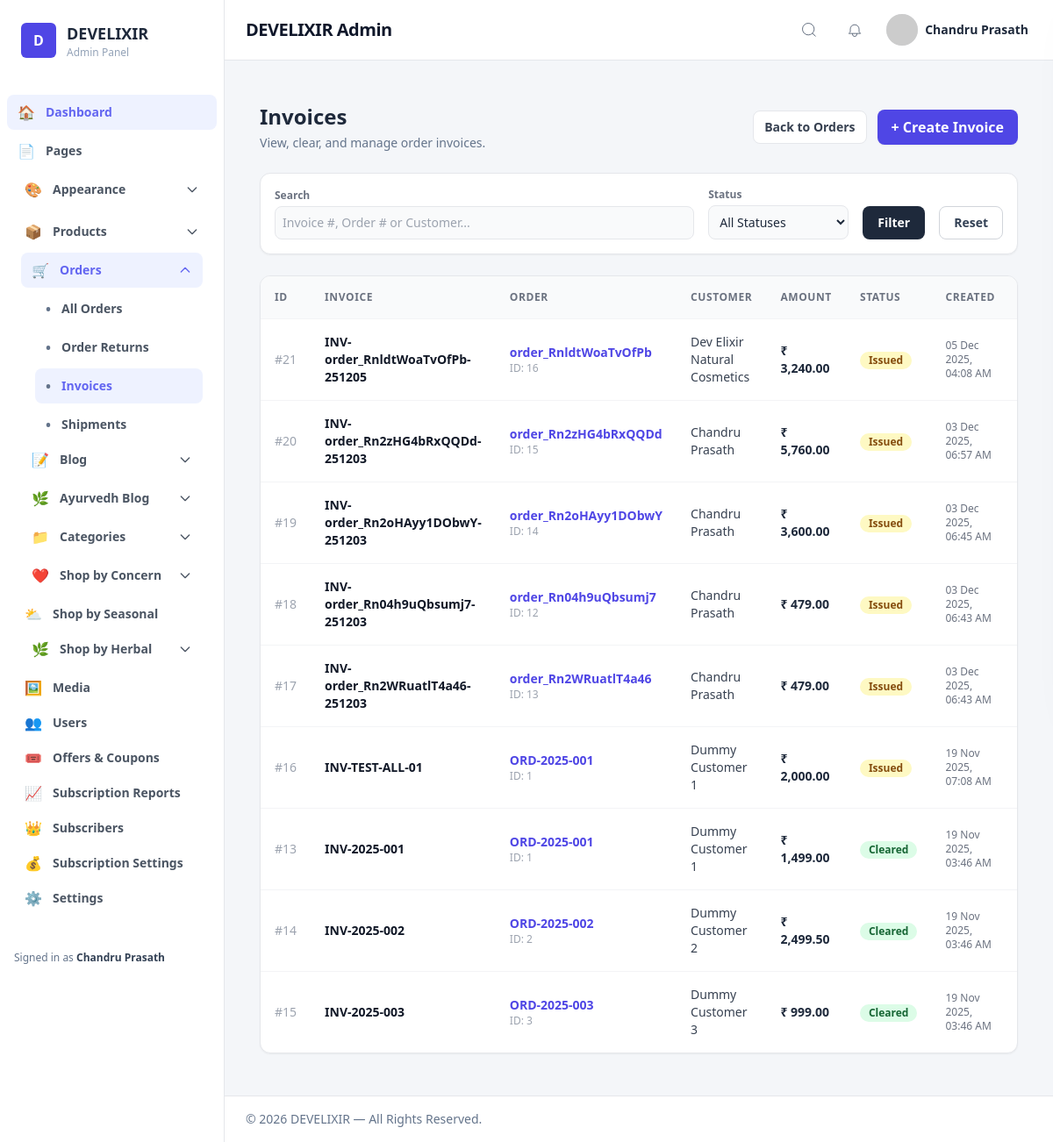
Page /admin/invoices.php (signed in) on the committed database.
### tables this page shows
CREATE TABLE `invoices` (
  `id` bigint(20) UNSIGNED NOT NULL,
  `invoice_number` varchar(64) NOT NULL,
  `order_id` int(10) UNSIGNED NOT NULL,
  `amount` decimal(12,2) NOT NULL DEFAULT 0.00,
  `status` enum('issued','cleared') NOT NULL DEFAULT 'issued',
  `created_by` int(11) DEFAULT NULL,
  `created_at` datetime NOT NULL DEFAULT current_timestamp(),
  `cleared_at` datetime DEFAULT NULL,
  `discount` decimal(12,2) DEFAULT 0.00,
  `other_discount` decimal(12,2) DEFAULT 0.00,
  `shipping_charge` decimal(12,2) DEFAULT 0.00,
  `tax_rate` decimal(6,2) DEFAULT 0.00,
  `tax_amount` decimal(12,2) DEFAULT NULL,
  `other_fees` decimal(12,2) DEFAULT 0.00,
  `pdf_file` varchar(255) DEFAULT NULL
);

CREATE TABLE `orders` (
  `id` int(10) UNSIGNED NOT NULL,
  `user_id` int(10) UNSIGNED DEFAULT NULL,
  `total` decimal(10,2) NOT NULL DEFAULT 0.00,
  `coupon_code` varchar(50) DEFAULT NULL,
  `coupon_discount` decimal(10,2) DEFAULT 0.00,
  `status` varchar(50) DEFAULT 'processing',
  `payment_status` varchar(50) DEFAULT 'pending',
  `created_at` timestamp NULL DEFAULT current_timestamp(),
  `total_amount` decimal(10,2) NOT NULL DEFAULT 0.00,
  `shipping_charge` decimal(10,2) DEFAULT 0.00,
  `tax_amount` decimal(10,2) DEFAULT 0.00,
  `order_number` varchar(100) DEFAULT NULL,
  `customer_name` varchar(255) DEFAULT NULL,
  `customer_address` text DEFAULT NULL,
  `order_status` varchar(50) DEFAULT 'pending'
);

### admin/invoices.php (the view, shortened to what this page needs)
<?php
require_once __DIR__ . '/../includes/db.php';
include __DIR__ . '/layout/header.php';
$q = trim($_GET['q'] ?? '');
$page = max(1, (int)($_GET['page'] ?? 1));
$perPage = 20;
$where = [];
$whereSql = $where ? implode(' AND ', $where) : '1=1';
$offset = ($page - 1) * $perPage;
try {
    $sql = "SELECT i.id, i.invoice_number, i.amount, i.status, i.created_at, i.cleared_at,
                   o.id AS order_id, o.order_number, o.customer_name
            FROM invoices i
            JOIN orders o ON i.order_id = o.id
            WHERE {$whereSql}
            ORDER BY i.created_at DESC
            LIMIT :limit OFFSET :offset";
    $stmt = $pdo->prepare($sql);
    $stmt->bindValue(':limit', (int)$perPage, PDO::PARAM_INT);
    $stmt->bindValue(':offset', (int)$offset, PDO::PARAM_INT);
    $stmt->execute();
    $invoices = $stmt->fetchAll(PDO::FETCH_ASSOC);
} catch (Exception $e) {
    $invoices = [];
}
?>
<div class="max-w-[1200px] mx-auto py-6 px-4">
    <div class="flex items-center justify-between mb-6">
        <div>
            <h1 class="text-2xl font-extrabold text-slate-800">Invoices</h1>
            <p class="text-sm text-slate-500 mt-1">View, clear, and manage order invoices.</p>
        </div>
        <div class="flex items-center gap-3">
            <a href="orders.php" class="px-3 py-2 bg-white border border-gray-200 text-gray-700 rounded-lg text-sm font-semibold hover:shadow-sm">Back to Orders</a>
            <a href="invoice_create.php" class="px-4 py-2 bg-indigo-600 text-white rounded-lg hover:bg-indigo-700 transition shadow-sm font-semibold">
                + Create Invoice
            </a>
        </div>
    </div>
    <div class="bg-white p-4 rounded-xl border border-gray-200 shadow-sm mb-6">
        <form method="get" class="flex flex-wrap gap-4 items-end">
            <div class="flex-1 min-w-[200px]">
                <label class="block text-xs font-semibold text-gray-500 mb-1">Search</label>
                <input type="search" name="q" value="<?= htmlspecialchars($q) ?>" class="w-full p-2 border rounded-lg text-sm bg-gray-50 focus:bg-white focus:ring-2 focus:ring-indigo-100 outline-none" placeholder="Invoice #, Order # or Customer...">
            </div>
            <div class="w-40">
                <label class="block text-xs font-semibold text-gray-500 mb-1">Status</label>
                <select name="status" class="w-full p-2 border rounded-lg text-sm bg-gray-50 focus:bg-white">
                    <option value="">All Statuses</option>
                </select>
            </div>
            <button type="submit" class="px-4 py-2 bg-slate-800 text-white rounded-lg text-sm font-semibold hover:bg-slate-900 border border-transparent">
                Filter
            </button>
            <a href="invoices.php" class="px-4 py-2 bg-white border border-gray-300 text-slate-700 rounded-lg text-sm font-semibold hover:bg-gray-50">
                Reset
            </a>
        </form>
    </div>
    <div class="bg-white border border-gray-200 rounded-xl shadow-sm overflow-hidden">
        <div class="overflow-x-auto">
            <table class="w-full text-left text-sm divide-y divide-gray-100">
                <thead class="bg-gray-50 text-gray-500 font-semibold text-xs uppercase tracking-wider">
                    <tr>
                        <th class="p-4 w-16">ID</th>
                        <th class="p-4">Invoice</th>
                        <th class="p-4">Order</th>
                        <th class="p-4">Customer</th>
                        <th class="p-4">Amount</th>
                        <th class="p-4">Status</th>
                        <th class="p-4">Created</th>
                        <th class="p-4 text-right">Actions</th>
                    </tr>
                </thead>
                <tbody class="divide-y divide-gray-100">
                    <?php if (empty($invoices)): ?>
                        <tr><td colspan="8" class="p-8 text-center text-gray-500">No invoices found.</td></tr>
                    <?php else: foreach ($invoices as $inv): ?>
                        <tr class="hover:bg-gray-50 group">
                            <td class="p-4 text-gray-400">#<?= (int)$inv['id'] ?></td>
                            <td class="p-4">
                                <div class="font-bold text-gray-900"><?= htmlspecialchars($inv['invoice_number']) ?></div>
                            </td>
                            <td class="p-4">
                                <a href="order_view.php?id=<?= (int)$inv['order_id'] ?>" class="font-semibold text-indigo-600 hover:text-indigo-800"><?= htmlspecialchars($inv['order_number']) ?></a>
                                <div class="text-xs text-gray-400">ID: <?= (int)$inv['order_id'] ?></div>
                            </td>
                            <td class="p-4 text-gray-700"><?= htmlspecialchars($inv['customer_name']) ?></td>
                            <td class="p-4 font-bold text-slate-800">₹ <?= number_format($inv['amount'], 2) ?></td>
                            <td class="p-4">
                                <?php if ($inv['status'] === 'cleared'): ?>
                                    <span class="inline-flex items-center px-2.5 py-0.5 rounded-full text-xs font-bold bg-green-100 text-green-800">Cleared</span>
                                <?php else: ?>
                                    <span class="inline-flex items-center px-2.5 py-0.5 rounded-full text-xs font-bold bg-yellow-100 text-yellow-800">Issued</span>
                                <?php endif; ?>
                            </td>
                            <td class="p-4 text-gray-500 text-xs"><?= htmlspecialchars(date('d M Y, h:i A', strtotime($inv['created_at']))) ?></td>
                            <td class="p-4 text-right">
                            </td>
                        </tr>
                    <?php endforeach; endif; ?>
                </tbody>
            </table>
        </div>
    </div>
</div>
<?php include __DIR__ . '/layout/footer.php'; ?>

### admin/layout/header.php (style rules this page uses)
body { background: #f4f6f9; }

### rows in the picture
invoices: id "21", invoice_number "INV-order_RnldtWoaTvOfPb-251205", order.order_number "order_RnldtWoaTvOfPb", order "16", order.customer_name "Dev Elixir Natural Cosmetics", amount "3,240.00", status "Issued", created_at "05 Dec 2025, 04:08 AM"
invoices: id "20", invoice_number "INV-order_Rn2zHG4bRxQQDd-251203", order.order_number "order_Rn2zHG4bRxQQDd", order "15", order.customer_name "Chandru Prasath", amount "5,760.00", status "Issued", created_at "03 Dec 2025, 06:57 AM"
invoices: id "19", invoice_number "INV-order_Rn2oHAyy1DObwY-251203", order.order_number "order_Rn2oHAyy1DObwY", order "14", order.customer_name "Chandru Prasath", amount "3,600.00", status "Issued", created_at "03 Dec 2025, 06:45 AM"
invoices: id "18", invoice_number "INV-order_Rn04h9uQbsumj7-251203", order.order_number "order_Rn04h9uQbsumj7", order "12", order.customer_name "Chandru Prasath", amount "479.00", status "Issued", created_at "03 Dec 2025, 06:43 AM"
invoices: id "17", invoice_number "INV-order_Rn2WRuatlT4a46-251203", order.order_number "order_Rn2WRuatlT4a46", order "13", order.customer_name "Chandru Prasath", amount "479.00", status "Issued", created_at "03 Dec 2025, 06:43 AM"
invoices: id "16", invoice_number "INV-TEST-ALL-01", order.order_number "ORD-2025-001", order "1", order.customer_name "Dummy Customer 1", amount "2,000.00", status "Issued", created_at "19 Nov 2025, 07:08 AM"
invoices: id "13", invoice_number "INV-2025-001", order.order_number "ORD-2025-001", order "1", order.customer_name "Dummy Customer 1", amount "1,499.00", status "Cleared", created_at "19 Nov 2025, 03:46 AM"
invoices: id "14", invoice_number "INV-2025-002", order.order_number "ORD-2025-002", order "2", order.customer_name "Dummy Customer 2", amount "2,499.50", status "Cleared", created_at "19 Nov 2025, 03:46 AM"
invoices: id "15", invoice_number "INV-2025-003", order.order_number "ORD-2025-003", order "3", order.customer_name "Dummy Customer 3", amount "999.00", status "Cleared", created_at "19 Nov 2025, 03:46 AM"

### other values in the picture
$icons['Dashboard'] "🏠"
$icons['Appearance'] "🎨"
$icons['Products'] "📦"
$icons['Orders'] "🛒"
$icons['Blog'] "📝"
$icons['Ayurvedh Blog'] "🌿"
$icons['Categories'] "📁"
$icons[$item['label']] "👥"
$item['label'] "Users"
$icons[$item['label']] "🎟️"
$item['label'] "Offers & Coupons"
$icons[$item['label']] "📈"
$item['label'] "Subscription Reports"
$icons[$item['label']] "👑"
$item['label'] "Subscribers"
